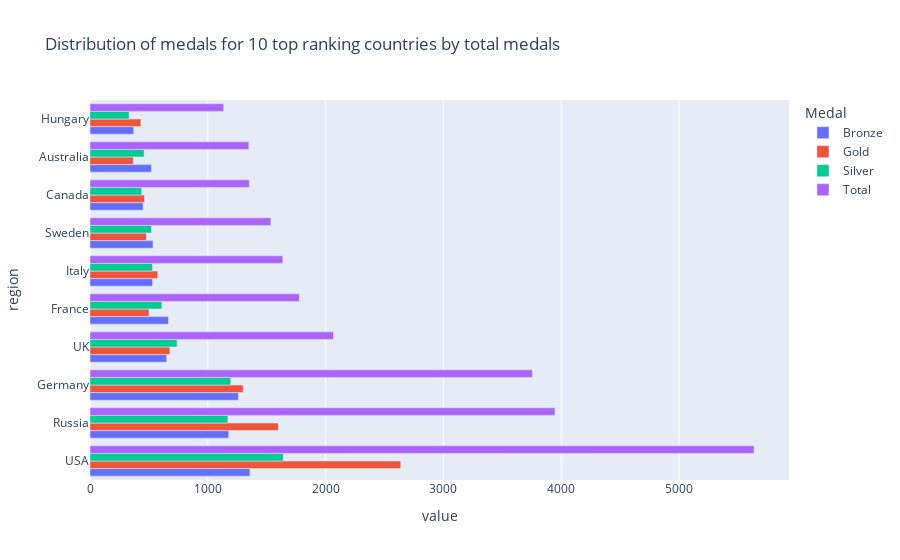

Source (notebook cell):
### Markdown cell above
**Distribution of medals for 20 top ranking countries by total number of medals**

### Code cell
df = af2.count_medals(athlete_regions, "region")
print("")
print(df.head())
top10_region = df.head(10)
fig = px.bar(top10_region, y=top10_region.index, x=top10_region.columns,
             title="Distribution of medals for 10 top ranking countries by total medals")
fig.update_layout(barmode='group')
fig.show()

### Figure 1 — Plotly figure (JSON) as saved in the notebook; plotly's stock layout.template omitted (floating-point values rounded to 4 significant figures)
{"data": [{"alignmentgroup": "True", "hovertemplate": "Medal=Bronze<br>value=%{x}<br>region=%{y}<extra></extra>", "legendgroup": "Bronze", "marker": {"color": "#636efa", "pattern": {"shape": ""}}, "name": "Bronze", "offsetgroup": "Bronze", "orientation": "h", "showlegend": true, "textposition": "auto", "type": "bar", "x": [1358, 1178, 1260, 651, 666, 531, 535, 451, 522, 371], "xaxis": "x", "y": ["USA", "Russia", "Germany", "UK", "France", "Italy", "Sweden", "Canada", "Australia", "Hungary"], "yaxis": "y"}, {"alignmentgroup": "True", "hovertemplate": "Medal=Gold<br>value=%{x}<br>region=%{y}<extra></extra>", "legendgroup": "Gold", "marker": {"color": "#EF553B", "pattern": {"shape": ""}}, "name": "Gold", "offsetgroup": "Gold", "orientation": "h", "showlegend": true, "textposition": "auto", "type": "bar", "x": [2638, 1599, 1301, 678, 501, 575, 479, 463, 368, 432], "xaxis": "x", "y": ["USA", "Russia", "Germany", "UK", "France", "Italy", "Sweden", "Canada", "Australia", "Hungary"], "yaxis": "y"}, {"alignmentgroup": "True", "hovertemplate": "Medal=Silver<br>value=%{x}<br>region=%{y}<extra></extra>", "legendgroup": "Silver", "marker": {"color": "#00cc96", "pattern": {"shape": ""}}, "name": "Silver", "offsetgroup": "Silver", "orientation": "h", "showlegend": true, "textposition": "auto", "type": "bar", "x": [1641, 1170, 1195, 739, 610, 531, 522, 438, 459, 332], "xaxis": "x", "y": ["USA", "Russia", "Germany", "UK", "France", "Italy", "Sweden", "Canada", "Australia", "Hungary"], "yaxis": "y"}, {"alignmentgroup": "True", "hovertemplate": "Medal=Total<br>value=%{x}<br>region=%{y}<extra></extra>", "legendgroup": "Total", "marker": {"color": "#ab63fa", "pattern": {"shape": ""}}, "name": "Total", "offsetgroup": "Total", "orientation": "h", "showlegend": true, "textposition": "auto", "type": "bar", "x": [5637, 3947, 3756, 2068, 1777, 1637, 1536, 1352, 1349, 1135], "xaxis": "x", "y": ["USA", "Russia", "Germany", "UK", "France", "Italy", "Sweden", "Canada", "Australia", "Hungary"], "yaxis": "y"}], "layout": {"barmode": "group", "legend": {"title": {"text": "Medal"}, "tracegroupgap": 0}, "title": {"text": "Distribution of medals for 10 top ranking countries by total medals"}, "xaxis": {"anchor": "y", "domain": [0, 1], "title": {"text": "value"}}, "yaxis": {"anchor": "x", "domain": [0, 1], "title": {"text": "region"}}}}
